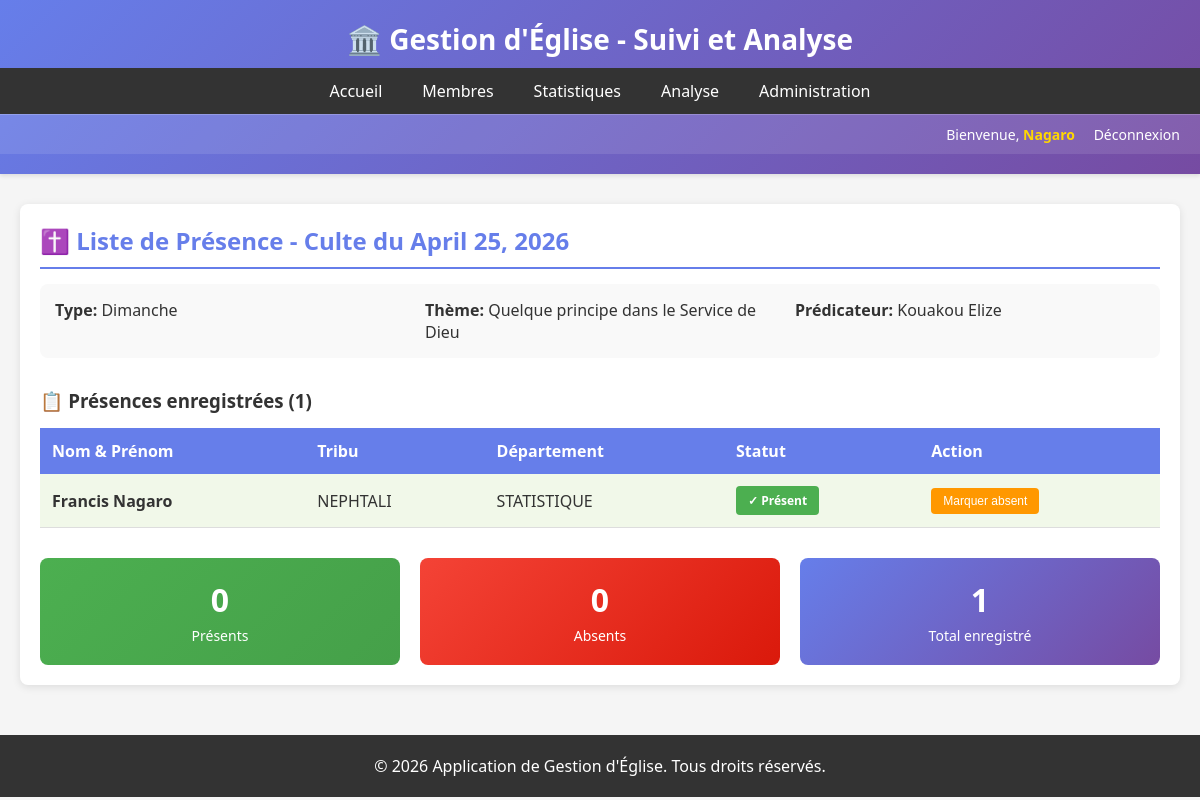
/culte/1/presence/ (signed in), run on an earlier commit of the app's database.
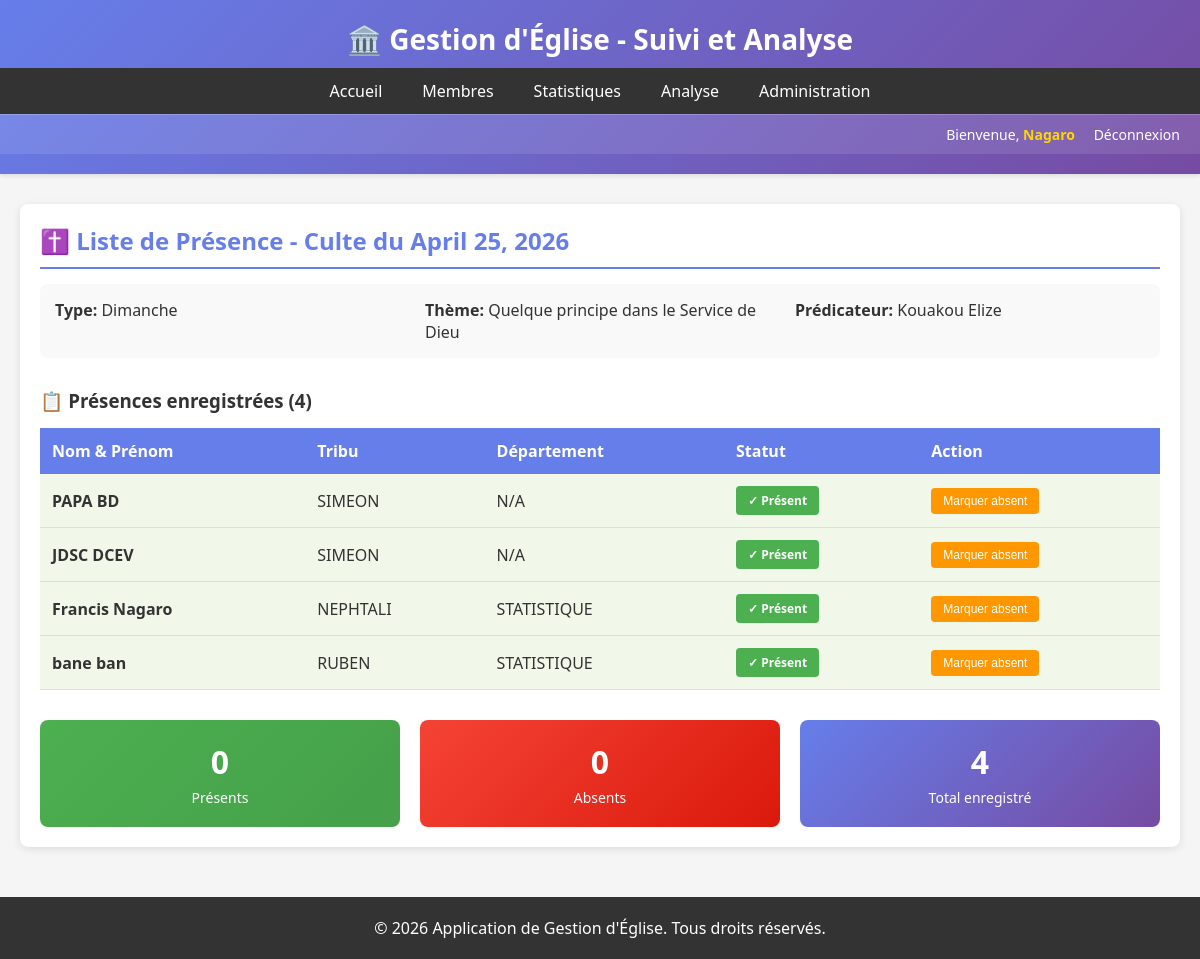
And on a later commit of the database.
### eglise/models.py (models this page shows, shortened)
class Presence(models.Model):
    membre = models.ForeignKey(Membre, on_delete=models.CASCADE)
    culte = models.ForeignKey(Culte, on_delete=models.CASCADE)
    present = models.BooleanField(default=True)
    date_enregistrement = models.DateTimeField(auto_now_add=True)
    class Meta:
        unique_together = ('membre', 'culte')
        ordering = ['-culte__date']

class Membre(models.Model):
    STATUT_CHOICES = (
        ('nouveau', 'Nouveau'),
        ('actif', 'Actif'),
        ('sorti', 'Sorti'),
        ('inactif', 'Inactif'),
    )
    GENRE_CHOICES = (
        ('M', 'Masculin'),
        ('F', 'Féminin'),
    )
    nom = models.CharField(max_length=100)
    prenom = models.CharField(max_length=100)
    email = models.EmailField(blank=True, null=True)
    telephone = models.CharField(max_length=20, blank=True, null=True)
    adresse = models.CharField(max_length=255, blank=True, null=True)
    genre = models.CharField(max_length=1, choices=GENRE_CHOICES, blank=True)
    date_naissance = models.DateField(blank=True, null=True)
    photo = models.ImageField(upload_to='membres_photos/', blank=True, null=True)
    tribu = models.ForeignKey(Tribu, on_delete=models.SET_NULL, null=True, blank=True)
    departement = models.ForeignKey(Departement, on_delete=models.SET_NULL, null=True, blank=True)
    statut = models.CharField(max_length=20, choices=STATUT_CHOICES, default='nouveau')
    date_adhesion = models.DateField(default=timezone.now)
    date_depart = models.DateField(blank=True, null=True)
    notes = models.TextField(blank=True, null=True)
    date_creation = models.DateTimeField(auto_now_add=True)
    date_modification = models.DateTimeField(auto_now=True)
    class Meta:
        ordering = ['nom', 'prenom']
    def nom_complet(self):
        return f"{self.prenom} {self.nom}"

class Tribu(models.Model):
    nom = models.CharField(max_length=100, unique=True)
    description = models.TextField(blank=True, null=True)
    date_creation = models.DateTimeField(auto_now_add=True)
    class Meta:
        verbose_name_plural = "Tribus"
        ordering = ['nom']

class Departement(models.Model):
    nom = models.CharField(max_length=100, unique=True)
    description = models.TextField(blank=True, null=True)
    responsable = models.CharField(max_length=100, blank=True, null=True)
    date_creation = models.DateTimeField(auto_now_add=True)
    class Meta:
        ordering = ['nom']

### eglise/views.py (the view, shortened to what this page needs)
# urls.py: path('culte/<int:culte_id>/presence/', views.CultePresenceListView.as_view(), name='culte_presence'),
class CultePresenceListView(ProtectedDataAccessMixin, TemplateView):
    template_name = 'eglise/culte_presence.html'
    def get(self, request, culte_id):
        try:
            culte = Culte.objects.get(id=culte_id)
        except Culte.DoesNotExist:
            return redirect('eglise:dashboard')
        presences = Presence.objects.filter(culte=culte).select_related('membre').order_by('membre__nom', 'membre__prenom')
        membres_non_enregistres = Membre.objects.exclude(
            presence__culte=culte
        ).filter(statut='actif').order_by('nom', 'prenom')
        context = {
            'culte': culte,
            'presences': presences,
            'membres_non_enregistres': membres_non_enregistres,
            'form': PresenceMembreSelectionForm(),
        }
        return render(request, self.template_name, context)

### eglise/mixins.py (called while the page is built, shortened)
    def dispatch(self, request, *args, **kwargs):
        if not request.user.is_authenticated:
            return redirect('eglise:login')
        if request.user.is_superuser:
            return super().dispatch(request, *args, **kwargs)

### eglise/templates/eglise/culte_presence.html (shortened to what this page needs)
{% extends 'eglise/base.html' %}
{% block content %}
<div class="card">
    <h2>✝️ Liste de Présence - Culte du {{ culte.date }}</h2>
    <div style="background: #f9f9f9; padding: 15px; border-radius: 8px; margin-bottom: 30px;">
        <div style="display: grid; grid-template-columns: 1fr 1fr 1fr; gap: 20px;">
            <div>
                <strong>Type:</strong> {{ culte.get_type_culte_display }}
            </div>
            <div>
                <strong>Thème:</strong> {{ culte.theme|default:"N/A" }}
            </div>
            <div>
                <strong>Prédicateur:</strong> {{ culte.predicateur|default:"N/A" }}
            </div>
        </div>
    </div>
    <h3 style="margin-bottom: 15px; color: #333;">📋 Présences enregistrées ({{ presences.count }})</h3>
    {% if presences %}
    <table>
        <thead>
            <tr>
                <th>Nom & Prénom</th>
                <th>Tribu</th>
                <th>Département</th>
                <th>Statut</th>
                <th>Action</th>
            </tr>
        </thead>
        <tbody>
            {% for presence in presences %}
            <tr style="{% if not presence.present %}background-color: #ffebee;{% else %}background-color: #f1f8e9;{% endif %}">
                <td><strong>{{ presence.membre.nom_complet }}</strong></td>
                <td>{{ presence.membre.tribu.nom|default:"N/A" }}</td>
                <td>{{ presence.membre.departement.nom|default:"N/A" }}</td>
                <td>
                    <span class="badge" style="padding: 6px 12px; border-radius: 4px; font-size: 12px; font-weight: bold; {% if presence.present %}background: #4caf50; color: white;{% else %}background: #f44336; color: white;{% endif %}">
                        {% if presence.present %}✓ Présent{% else %}✗ Absent{% endif %}
                    </span>
                </td>
                <td>
                    <form method="post" action="{% url 'eglise:presence_toggle' presence.id %}" style="display: inline;">
                        <button type="submit" style="padding: 6px 12px; background: #ff9800; color: white; border: none; border-radius: 4px; cursor: pointer; font-size: 12px;">
                            {% if presence.present %}Marquer absent{% else %}Marquer présent{% endif %}
                        </button>
                    </form>
                </td>
            </tr>
            {% endfor %}
        </tbody>
    </table>
    <div style="margin-top: 30px; display: grid; grid-template-columns: 1fr 1fr 1fr; gap: 20px;">
        <div style="background: linear-gradient(135deg, #4caf50 0%, #45a049 100%); color: white; padding: 20px; border-radius: 8px; text-align: center;">
            <div style="font-size: 32px; font-weight: bold;">{{ presences|dictsort:"present"|last|length|default:0 }}</div>
            <div style="margin-top: 5px; font-size: 14px;">Présents</div>
        </div>
        <div style="background: linear-gradient(135deg, #f44336 0%, #da190b 100%); color: white; padding: 20px; border-radius: 8px; text-align: center;">
            <div style="font-size: 32px; font-weight: bold;">
                {% widthratio presences|dictsort:"present"|first|length presences|length 1 %}
            </div>
            <div style="margin-top: 5px; font-size: 14px;">Absents</div>
        </div>
        <div style="background: linear-gradient(135deg, #667eea 0%, #764ba2 100%); color: white; padding: 20px; border-radius: 8px; text-align: center;">
            <div style="font-size: 32px; font-weight: bold;">{{ presences.count }}</div>
            <div style="margin-top: 5px; font-size: 14px;">Total enregistré</div>
        </div>
    </div>
    {% else %}
    <div style="text-align: center; padding: 40px; background: #f9f9f9; border-radius: 8px;">
        <p style="font-size: 16px; color: #999;">Aucune présence enregistrée pour ce culte.</p>
    </div>
    {% endif %}
</div>
{% endblock %}

What changed in the data, as far as the page shows it:
added Presence: membre.nom_complet "PAPA BD", membre.tribu.nom "SIMEON", membre.departement.nom "N/A", shows "✓ Présent", shows "Marquer absent", present.present "0"
added Presence: membre.nom_complet "JDSC DCEV", membre.tribu.nom "SIMEON", membre.departement.nom "N/A", shows "✓ Présent", shows "Marquer absent"
added Presence: membre.nom_complet "bane ban", membre.tribu.nom "RUBEN", membre.departement.nom "STATISTIQUE", shows "✓ Présent", shows "Marquer absent"
Also different on the page:
{{ presences.count }}: "1" → "4"
